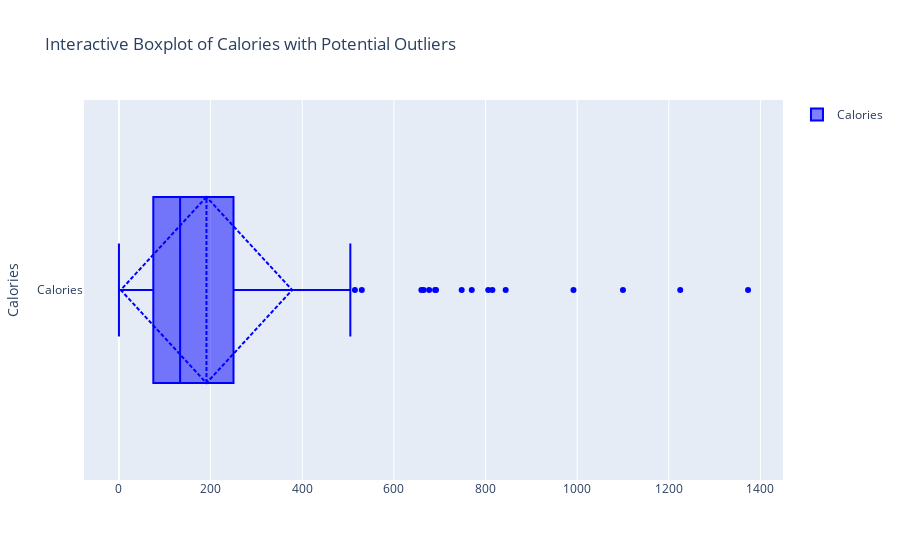
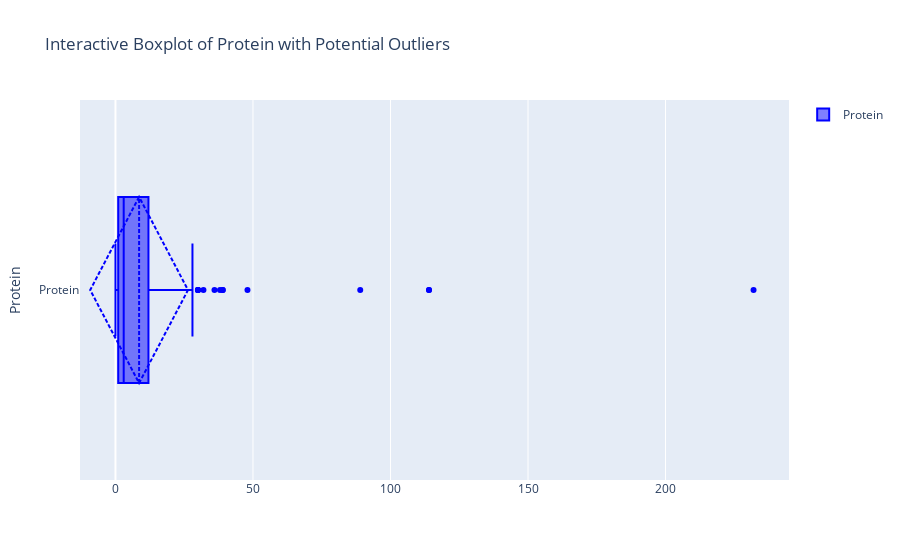
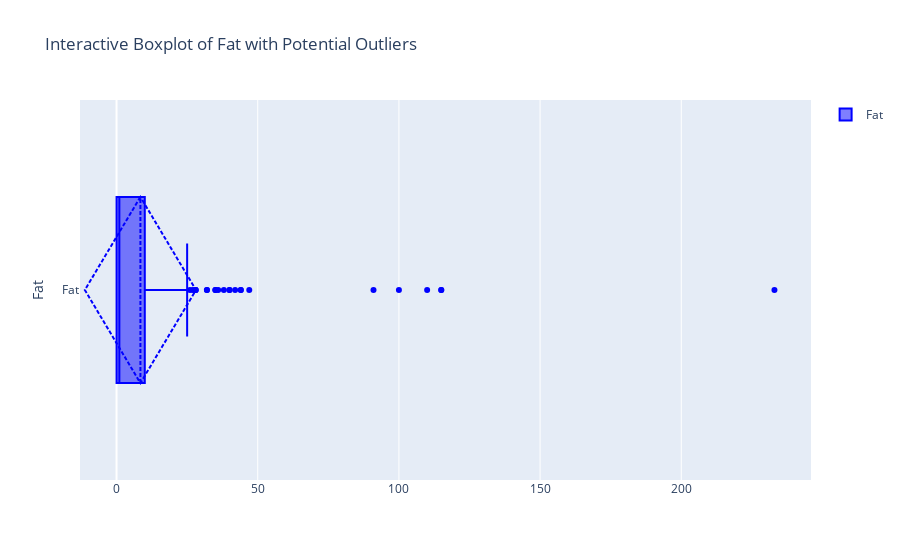
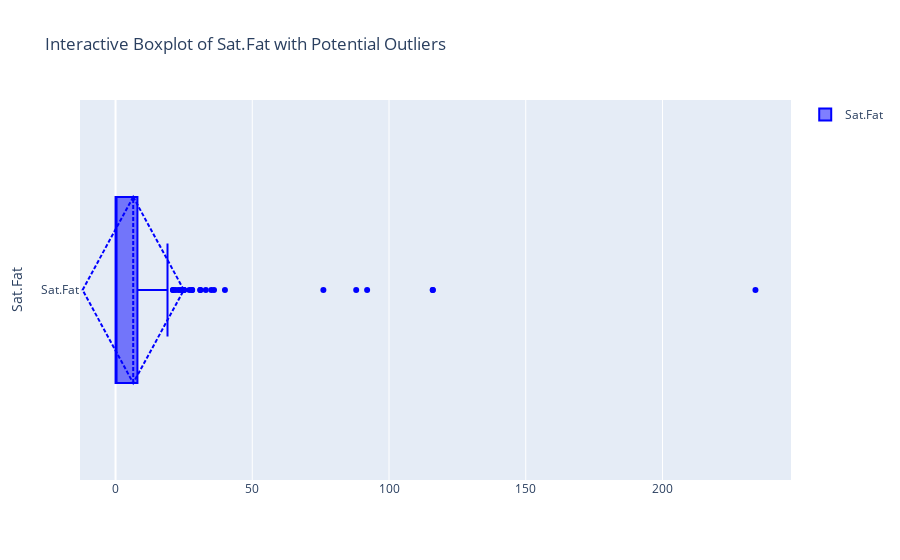

Notebook cell for these charts, in order:
### Code cell
outliers_zscore = detect_outliers_zscore(nutrients, numeric_columns)

# Step 7: Interactive Boxplots using Plotly
def plot_interactive_boxplot(data, column): 

    fig = go.Figure()

    fig.add_trace(go.Box(x=data[column], name=column, boxmean='sd', marker_color='blue'))
    fig.update_layout(title=f'Interactive Boxplot of {column} with Potential Outliers', 
                      yaxis_title=column, 
                      boxmode='group', 
                      showlegend=True)
    fig.show()

# Step 8: Create interactive boxplots for each numeric column
for column in numeric_columns:
    plot_interactive_boxplot(nutrients, column)

# Optional: Display detected outliers in an interactive table
def show_outliers_interactive(outliers, method_name):
    fig = go.Figure(data=[go.Table(
        header=dict(values=list(outliers.columns),
                    fill_color='paleturquoise',
                    align='left'),
        cells=dict(values=[outliers[col] for col in outliers.columns],
                   fill_color='lavender',
                   align='left'))
    ])
    fig.update_layout(title=f"Outliers Detected using {method_name}")
    fig.show()

### Figure 1 — Plotly figure (JSON) as saved in the notebook; plotly's stock layout.template omitted (floating-point values rounded to 4 significant figures; data arrays with more than 128 entries replaced by an {"elided": "..."} marker saying what was removed)
{"data": [{"boxmean": "sd", "marker": {"color": "blue"}, "name": "Calories", "type": "box", "x": {"elided": "332 int values"}}], "layout": {"boxmode": "group", "showlegend": true, "title": {"text": "Interactive Boxplot of Calories with Potential Outliers"}, "yaxis": {"title": {"text": "Calories"}}}}

### Figure 2 — Plotly figure (JSON) as saved in the notebook; plotly's stock layout.template omitted (floating-point values rounded to 4 significant figures; data arrays with more than 128 entries replaced by an {"elided": "..."} marker saying what was removed)
{"data": [{"boxmean": "sd", "marker": {"color": "blue"}, "name": "Protein", "type": "box", "x": {"elided": "332 int values"}}], "layout": {"boxmode": "group", "showlegend": true, "title": {"text": "Interactive Boxplot of Protein with Potential Outliers"}, "yaxis": {"title": {"text": "Protein"}}}}

### Figure 3 — Plotly figure (JSON) as saved in the notebook; plotly's stock layout.template omitted (floating-point values rounded to 4 significant figures; data arrays with more than 128 entries replaced by an {"elided": "..."} marker saying what was removed)
{"data": [{"boxmean": "sd", "marker": {"color": "blue"}, "name": "Fat", "type": "box", "x": {"elided": "332 int values"}}], "layout": {"boxmode": "group", "showlegend": true, "title": {"text": "Interactive Boxplot of Fat with Potential Outliers"}, "yaxis": {"title": {"text": "Fat"}}}}

### Figure 4 — Plotly figure (JSON) as saved in the notebook; plotly's stock layout.template omitted (floating-point values rounded to 4 significant figures; data arrays with more than 128 entries replaced by an {"elided": "..."} marker saying what was removed)
{"data": [{"boxmean": "sd", "marker": {"color": "blue"}, "name": "Sat.Fat", "type": "box", "x": {"elided": "332 int values"}}], "layout": {"boxmode": "group", "showlegend": true, "title": {"text": "Interactive Boxplot of Sat.Fat with Potential Outliers"}, "yaxis": {"title": {"text": "Sat.Fat"}}}}
